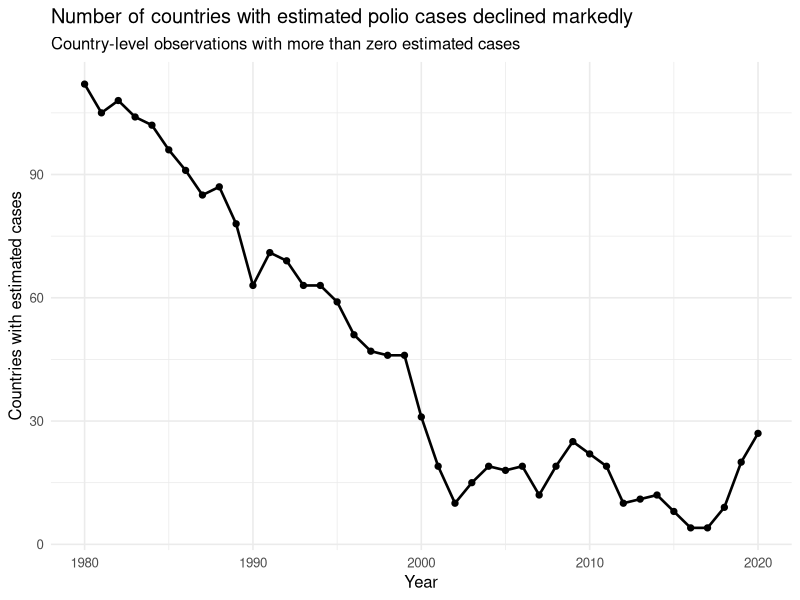
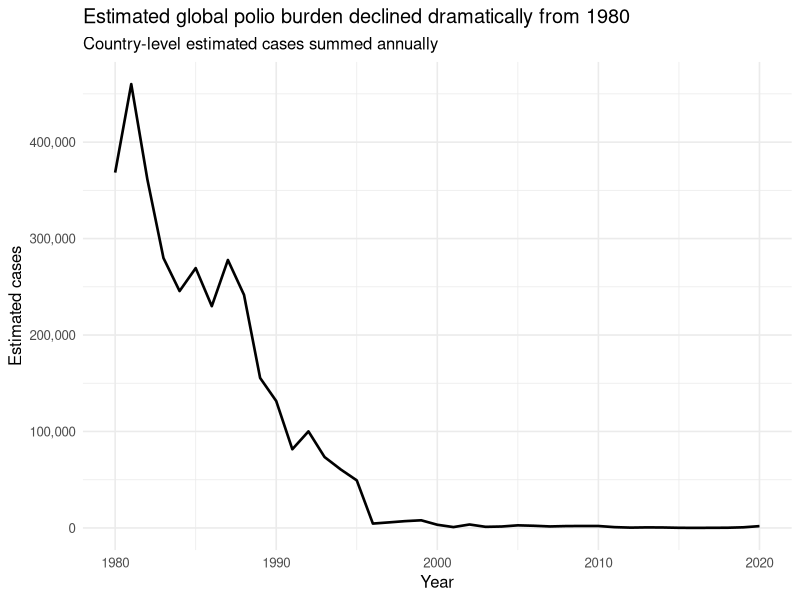
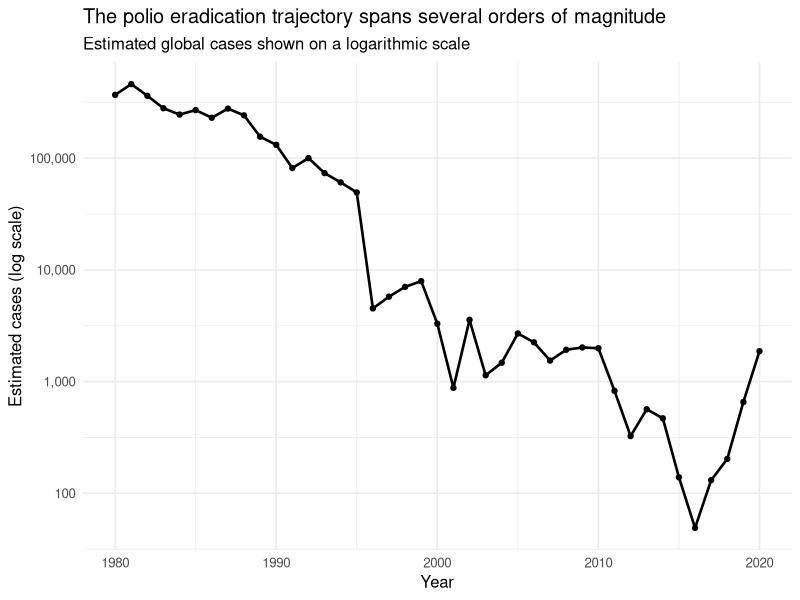
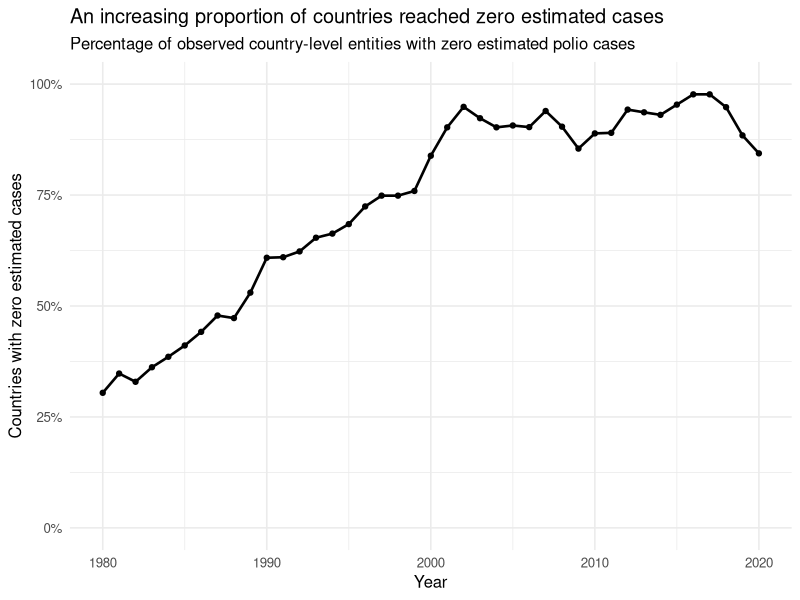
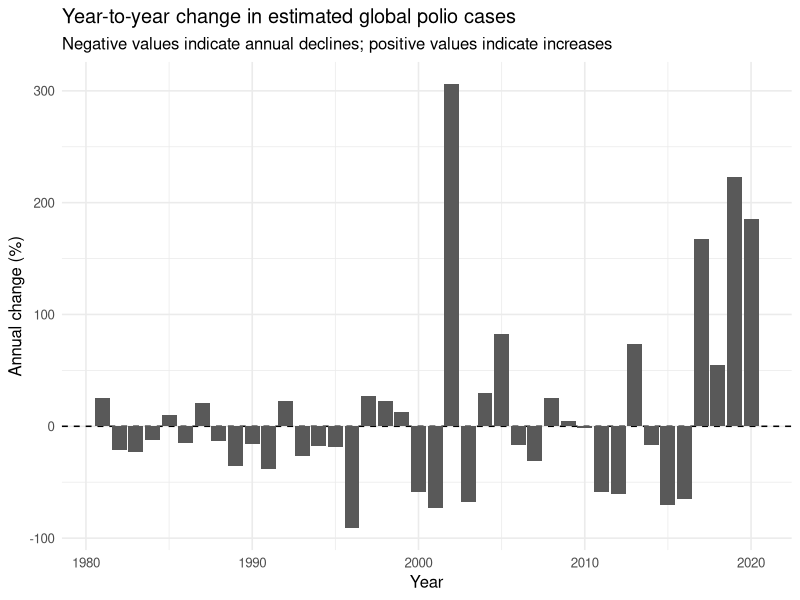
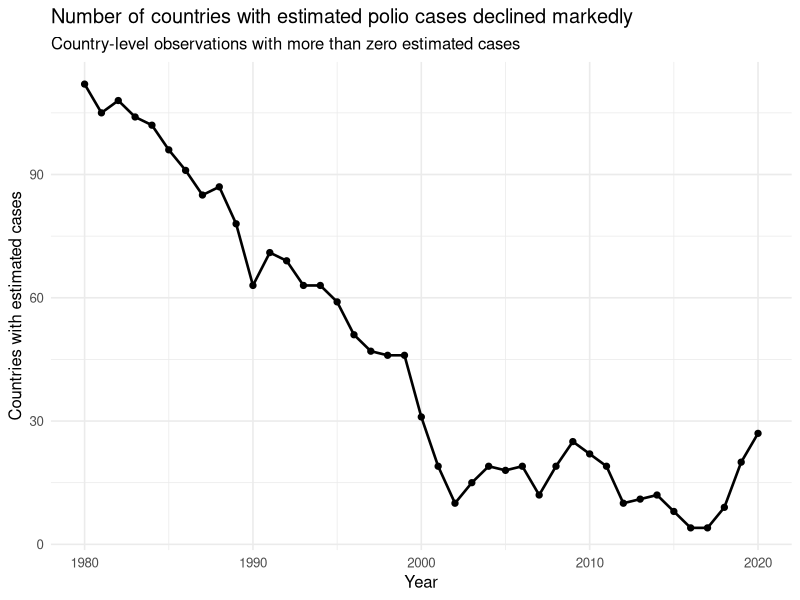
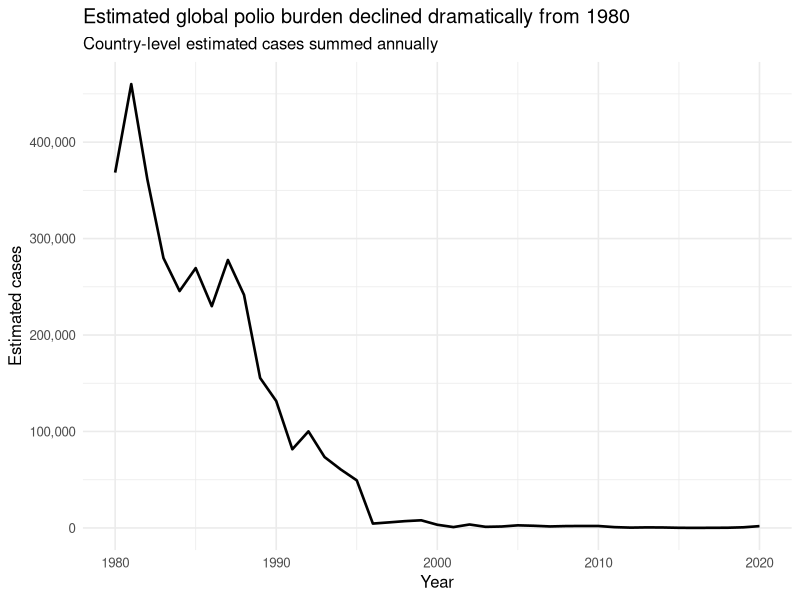
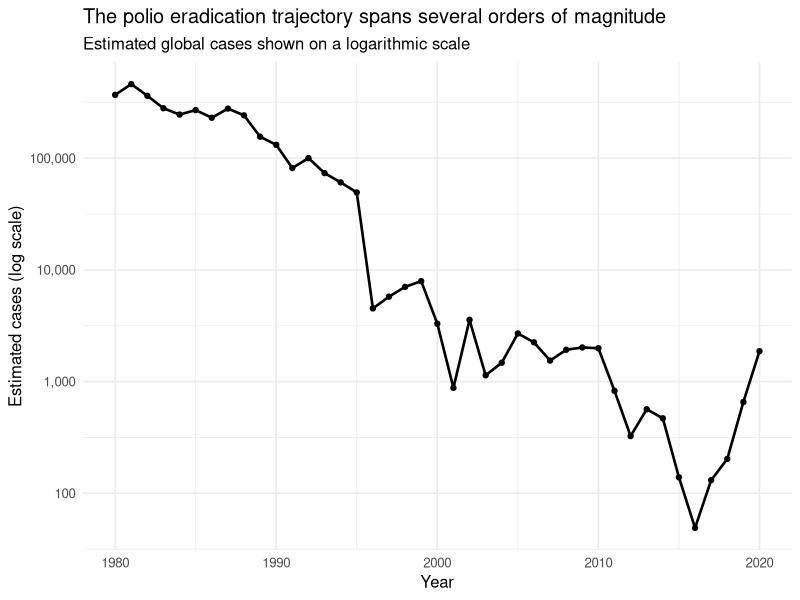

R code for these plots, in order:
# 03_eradication_trajectory.R
#
# Project: Polio Eradication



# 1. Load packages 

library(tidyverse)
library(here)
library(scales)


# 2. Create output directories if required 

if (!dir.exists(here("plots"))) {
  dir.create(
    here("plots"),
    recursive = TRUE
  )
}

if (!dir.exists(here("tables"))) {
  dir.create(
    here("tables"),
    recursive = TRUE
  )
}


# IMPORT DATA



# 3. Import processed country-level data

polio_country <- read_csv(
  here(
    "data",
    "processed",
    "polio_country.csv"
  ),
  show_col_types = FALSE
)


# 4. Import annual global trajectory

annual_global <- read_csv(
  here(
    "data",
    "processed",
    "polio_annual_global.csv"
  ),
  show_col_types = FALSE
)


# LONG-TERM DECLINE



# 5. Calculate annual change in estimated cases

annual_trajectory <- annual_global |>
  arrange(year) |>
  mutate(
    
    previous_year_cases =
      lag(
        total_estimated_cases
      ),
    
    absolute_change =
      total_estimated_cases -
      previous_year_cases,
    
    percent_change =
      100 *
      absolute_change /
      previous_year_cases,
    
    log10_cases =
      log10(
        total_estimated_cases + 1
      )
  )


print(
  annual_trajectory,
  n = Inf
)


# 6. Calculate overall change from first to last year

overall_decline <- annual_trajectory |>
  summarise(
    
    first_year =
      first(year),
    
    first_year_cases =
      first(total_estimated_cases),
    
    last_year =
      last(year),
    
    last_year_cases =
      last(total_estimated_cases),
    
    absolute_change =
      last_year_cases -
      first_year_cases,
    
    percent_change =
      100 *
      (
        last_year_cases -
          first_year_cases
      ) /
      first_year_cases
  )


overall_decline


# MINIMUM BURDEN



# 7. Identify year with lowest estimated global burden

minimum_burden <- annual_trajectory |>
  slice_min(
    order_by = total_estimated_cases,
    n = 1,
    with_ties = FALSE
  )


minimum_burden


# 8. Calculate change after minimum burden

minimum_year <- minimum_burden$year

minimum_cases <- minimum_burden$total_estimated_cases


post_minimum_change <- annual_trajectory |>
  filter(
    year >= minimum_year
  ) |>
  mutate(
    
    change_from_minimum =
      total_estimated_cases -
      minimum_cases,
    
    percent_change_from_minimum =
      100 *
      change_from_minimum /
      minimum_cases
  )


print(
  post_minimum_change,
  n = Inf
)


# COUNTRIES WITH CASES



# 9. Plot number of countries with positive estimated cases

plot_positive_countries <- annual_trajectory |>
  ggplot(
    aes(
      x = year,
      y = n_entities_with_cases
    )
  ) +
  geom_line(
    linewidth = 0.9
  ) +
  geom_point(
    size = 1.8
  ) +
  labs(
    title = "Number of countries with estimated polio cases declined markedly",
    subtitle = "Country-level observations with more than zero estimated cases",
    x = "Year",
    y = "Countries with estimated cases"
  ) +
  theme_minimal(
    base_size = 12
  )


plot_positive_countries


ggsave(
  here(
    "plots",
    "01_countries_with_estimated_polio_cases.png"
  ),
  plot_positive_countries,
  width = 10,
  height = 6,
  dpi = 300
)


# GLOBAL BURDEN



# 10. Plot estimated global polio cases

plot_global_cases <- annual_trajectory |>
  ggplot(
    aes(
      x = year,
      y = total_estimated_cases
    )
  ) +
  geom_line(
    linewidth = 0.9
  ) +
  labs(
    title = "Estimated global polio burden declined dramatically from 1980",
    subtitle = "Country-level estimated cases summed annually",
    x = "Year",
    y = "Estimated cases"
  ) +
  scale_y_continuous(
    labels = label_comma()
  ) +
  theme_minimal(
    base_size = 12
  )


plot_global_cases


ggsave(
  here(
    "plots",
    "02_global_polio_cases_over_time.png"
  ),
  plot_global_cases,
  width = 10,
  height = 6,
  dpi = 300
)


# LOG-SCALE TRAJECTORY



# 11. Plot global burden on a logarithmic scale

plot_global_log <- annual_trajectory |>
  ggplot(
    aes(
      x = year,
      y = total_estimated_cases
    )
  ) +
  geom_line(
    linewidth = 0.9
  ) +
  geom_point(
    size = 1.5
  ) +
  scale_y_log10(
    labels = label_comma()
  ) +
  labs(
    title = "The polio eradication trajectory spans several orders of magnitude",
    subtitle = "Estimated global cases shown on a logarithmic scale",
    x = "Year",
    y = "Estimated cases (log scale)"
  ) +
  theme_minimal(
    base_size = 12
  )


plot_global_log


ggsave(
  here(
    "plots",
    "03_global_polio_cases_log_scale.png"
  ),
  plot_global_log,
  width = 10,
  height = 6,
  dpi = 300
)


# ZERO-CASE PROPORTION



# 12. Plot proportion of observed countries with zero estimated cases

plot_zero_proportion <- annual_trajectory |>
  ggplot(
    aes(
      x = year,
      y = proportion_entities_zero
    )
  ) +
  geom_line(
    linewidth = 0.9
  ) +
  geom_point(
    size = 1.5
  ) +
  scale_y_continuous(
    limits = c(
      0,
      100
    ),
    labels = label_percent(
      scale = 1
    )
  ) +
  labs(
    title = "An increasing proportion of countries reached zero estimated cases",
    subtitle = "Percentage of observed country-level entities with zero estimated polio cases",
    x = "Year",
    y = "Countries with zero estimated cases"
  ) +
  theme_minimal(
    base_size = 12
  )


plot_zero_proportion


ggsave(
  here(
    "plots",
    "04_proportion_countries_zero_cases.png"
  ),
  plot_zero_proportion,
  width = 10,
  height = 6,
  dpi = 300
)


# ANNUAL PERCENTAGE CHANGE



# 13. Plot year-to-year percentage change

plot_annual_change <- annual_trajectory |>
  filter(
    !is.na(percent_change)
  ) |>
  ggplot(
    aes(
      x = year,
      y = percent_change
    )
  ) +
  geom_hline(
    yintercept = 0,
    linetype = "dashed"
  ) +
  geom_col() +
  labs(
    title = "Year-to-year change in estimated global polio cases",
    subtitle = "Negative values indicate annual declines; positive values indicate increases",
    x = "Year",
    y = "Annual change (%)"
  ) +
  theme_minimal(
    base_size = 12
  )


plot_annual_change


ggsave(
  here(
    "plots",
    "05_annual_percentage_change.png"
  ),
  plot_annual_change,
  width = 11,
  height = 6,
  dpi = 300
)


# KEY YEARS



# 14. Select key years in the eradication trajectory

key_years <- annual_trajectory |>
  filter(
    year %in% c(
      1980,
      1990,
      2000,
      2010,
      2016,
      2020
    )
  ) |>
  select(
    year,
    total_estimated_cases,
    n_entities_with_cases,
    n_entities_zero,
    proportion_entities_zero
  )


key_years


# COUNTRY BURDEN AT KEY TIME POINTS



# 15. Identify highest-burden countries in selected years

key_country_burden <- polio_country |>
  filter(
    year %in% c(
      1980,
      1990,
      2000,
      2010,
      2016,
      2020
    ),
    estimated_cases > 0
  ) |>
  group_by(year) |>
  slice_max(
    order_by = estimated_cases,
    n = 10,
    with_ties = FALSE
  ) |>
  ungroup() |>
  arrange(
    year,
    desc(estimated_cases)
  )


print(
  key_country_burden,
  n = Inf
)


# YEARS WITH LARGEST DECLINES



# 16. Identify largest proportional annual declines

largest_annual_declines <- annual_trajectory |>
  filter(
    !is.na(percent_change)
  ) |>
  arrange(
    percent_change
  ) |>
  slice_head(
    n = 10
  )


largest_annual_declines


# YEARS WITH LARGEST INCREASES


# 17. Identify largest proportional annual increases

largest_annual_increases <- annual_trajectory |>
  filter(
    !is.na(percent_change)
  ) |>
  arrange(
    desc(
      percent_change
    )
  ) |>
  slice_head(
    n = 10
  )


largest_annual_increases


# SAVE OUTPUTS



write_csv(
  annual_trajectory,
  here(
    "data",
    "processed",
    "polio_annual_trajectory.csv"
  )
)


write_csv(
  overall_decline,
  here(
    "tables",
    "polio_overall_decline.csv"
  )
)


write_csv(
  minimum_burden,
  here(
    "tables",
    "polio_minimum_burden.csv"
  )
)


write_csv(
  post_minimum_change,
  here(
    "tables",
    "polio_post_minimum_change.csv"
  )
)


write_csv(
  key_years,
  here(
    "tables",
    "polio_key_years.csv"
  )
)


write_csv(
  key_country_burden,
  here(
    "tables",
    "polio_key_country_burden.csv"
  )
)


write_csv(
  largest_annual_declines,
  here(
    "tables",
    "polio_largest_annual_declines.csv"
  )
)


write_csv(
  largest_annual_increases,
  here(
    "tables",
    "polio_largest_annual_increases.csv"
  )
)



message(
  "Polio eradication trajectory analysis complete."
)
